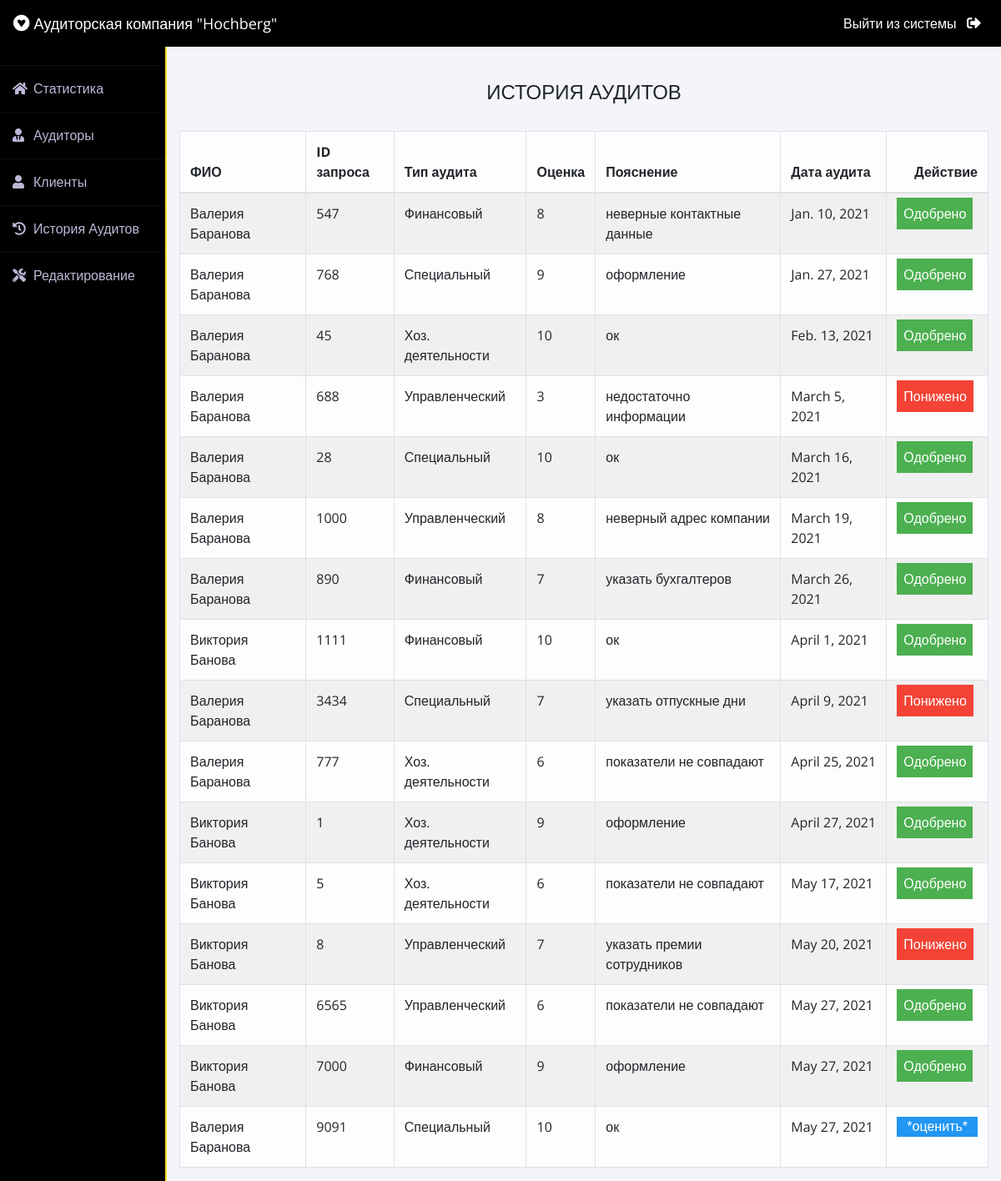
Page /admin-audition (signed in) on the committed database.
### auditor/models.py (models this page shows, shortened)
class DocsAudit(models.Model):
    auditor=models.ForeignKey(Auditor,on_delete=models.CASCADE)
    info=models.CharField(max_length=100,default="Nothing")
    id_doc=models.PositiveIntegerField()
    docsgroup=models.CharField(max_length=20)
    unit=models.PositiveIntegerField(default=0)
    status=models.CharField(max_length=20,default="Pending")
    date=models.DateField(auto_now=True)

class Auditor(models.Model):
    user=models.OneToOneField(User,on_delete=models.CASCADE)
    profile_pic= models.ImageField(upload_to='profile_pic/Auditor/',null=True,blank=True)
    mobile = models.CharField(max_length=20,null=False)
    job = models.CharField(max_length=20,null=False)
    def __str__(self):
        return self.user.first_name+" "+self.user.last_name

### docs/views.py (the view)
# urls.py: path('admin-audition', views.admin_audition_view,name='admin-audition'),
@login_required(login_url='adminlogin')
def admin_audition_view(request):
    auditions=dmodels.DocsAudit.objects.all()
    return render(request,'docs/admin_audition.html',{'auditions':auditions})

### templates/docs/admin_audition.html (shortened to what this page needs)
{% extends 'docs/adminbase.html' %}
{% block content %}
{% load widget_tweaks %}
{%load static%}
<head>
   </head>
<br><br>
<div class="container">
    <H4 class="text-center">ИСТОРИЯ АУДИТОВ</H4><br>
    <table class="table table-light table-hover table-bordered table-striped">
        <thead>
            <tr>
                <th scope="col">ФИО</th>
                <th scope="col">ID запроса</th>
                <th scope="col">Тип аудита</th>
                <th scope="col">Оценка</th>
                <th scope="col">Пояснение</th>
                <th scope="col">Дата аудита</th>
                <th class="text-right">Действие</th>
            </tr>
        </thead>
        <tbody>
            {% for t in auditions %}
            <tr>
                <td> {{t.auditor}}</td>
                <td> {{t.id_doc}}</td>
                <td>{{t.docsgroup}}</td>
                <td>{{t.unit}}</td>
                <td> {{t.info}}</td>
                <td>{{t.date}}</td>
                {% if t.status == 'Pending' %}
                <td class="text-right">
                    <div class="approve">
                        <ul><li>
                        <a href="#">*оценить*</a>
                        </li></ul>
                    </div>
                </td>
                {% elif  t.status == 'Approved' %}
                <td><span class="label success" >Одобрено</span></td>
                {% else %}
                <td><span class="label danger" >Понижено</span></td>
                {% endif %}
            </tr>
            {% endfor %}
        </tbody>
    </table>
</div>
{% endblock content %}

### templates/docs/adminbase.html (style rules this page uses)
* { margin: 0; padding: 0; box-sizing: border-box; list-style: none; text-decoration: none; font-family: 'Open Sans', sans-serif; }
body { background-color: #f3f5f9; }

### templates/docs/admin_audition.html (style rules this page uses)
.label { color: white; padding: 8px; }
.success { background-color: #4CAF50; }
.danger { background-color: #f44336; }
.approve ul { list-style: none; margin: 0; padding-left: 0; background:#2196F3; }
.approve a { text-decoration: none; background:#2196F3; color:#fff; padding:0px 12px 0px 12px; font-family: arial; display: block; -moz-transition: all 0.3s 0.01s ease; -o-transition: all 0.3s 0.01s ease; -webkit-transition: all 0.3s 0.01s ease; }
.approve li { float:left; position:relative; }

### rows in the picture
DocsAudit: auditor "Валерия Баранова", id_doc "547", docsgroup "Финансовый", unit "8", info "неверные контактные данные", date "Jan. 10, 2021", status "Одобрено"
DocsAudit: auditor "Валерия Баранова", id_doc "768", docsgroup "Специальный", unit "9", info "оформление", date "Jan. 27, 2021", status "Одобрено"
DocsAudit: auditor "Валерия Баранова", id_doc "45", docsgroup "Хоз. деятельности", unit "10", info "ок", date "Feb. 13, 2021", status "Одобрено"
DocsAudit: auditor "Валерия Баранова", id_doc "688", docsgroup "Управленческий", unit "3", info "недостаточно информации", date "March 5, 2021", status "Понижено"
DocsAudit: auditor "Валерия Баранова", id_doc "28", docsgroup "Специальный", unit "10", info "ок", date "March 16, 2021", status "Одобрено"
DocsAudit: auditor "Валерия Баранова", id_doc "1000", docsgroup "Управленческий", unit "8", info "неверный адрес компании", date "March 19, 2021", status "Одобрено"
DocsAudit: auditor "Валерия Баранова", id_doc "890", docsgroup "Финансовый", unit "7", info "указать бухгалтеров", date "March 26, 2021", status "Одобрено"
DocsAudit: auditor "Виктория Банова", id_doc "1111", docsgroup "Финансовый", unit "10", info "ок", date "April 1, 2021", status "Одобрено"
DocsAudit: auditor "Валерия Баранова", id_doc "3434", docsgroup "Специальный", unit "7", info "указать отпускные дни", date "April 9, 2021", status "Понижено"
DocsAudit: auditor "Валерия Баранова", id_doc "777", docsgroup "Хоз. деятельности", unit "6", info "показатели не совпадают", date "April 25, 2021", status "Одобрено"
DocsAudit: auditor "Виктория Банова", id_doc "1", docsgroup "Хоз. деятельности", unit "9", info "оформление", date "April 27, 2021", status "Одобрено"
DocsAudit: auditor "Виктория Банова", id_doc "5", docsgroup "Хоз. деятельности", unit "6", info "показатели не совпадают", date "May 17, 2021", status "Одобрено"
DocsAudit: auditor "Виктория Банова", id_doc "8", docsgroup "Управленческий", unit "7", info "указать премии сотрудников", date "May 20, 2021", status "Понижено"
DocsAudit: auditor "Виктория Банова", id_doc "6565", docsgroup "Управленческий", unit "6", info "показатели не совпадают", date "May 27, 2021", status "Одобрено"
DocsAudit: auditor "Виктория Банова", id_doc "7000", docsgroup "Финансовый", unit "9", info "оформление", date "May 27, 2021", status "Одобрено"
DocsAudit: auditor "Валерия Баранова", id_doc "9091", docsgroup "Специальный", unit "10", info "ок", date "May 27, 2021", status "*оценить*"
